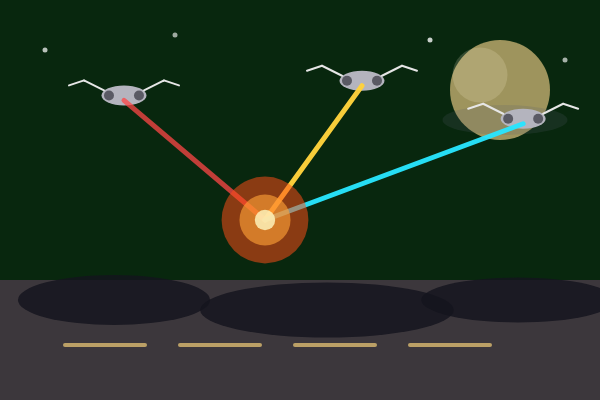
Frame 1 (no input)
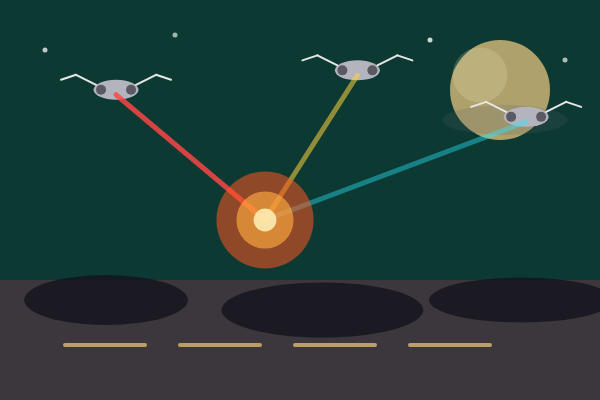
Frame 60 (no input)
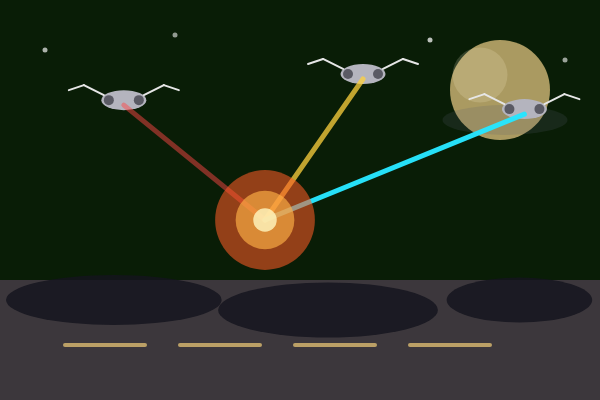
Frame 120 (the mouse pressed at the canvas centre since frame 60)

The p5.js sketch that drew these frames (run headless with seeded random() and noise() and a simulated clock; from frame 60 on, the mouse is pressed at the canvas centre):

// p5.js sketch
// ── sketch.js
function setup() {
  createCanvas(600, 400);
  frameRate(30);
}
function draw() {
  colorMode(HSB, 360, 100, 100, 255);
  let skyHue = 130 + sin(frameCount * 0.03) * 40;
  let skyBright = 15 + sin(frameCount * 0.03) * 8;
  background(skyHue, 80, skyBright);
  colorMode(RGB, 255);
  noStroke();
  let starAlpha = 180 + sin(frameCount * 0.05) * 40;
  fill(255, 255, 255, starAlpha);
  ellipse(45, 50, 5, 5);
  fill(255, 255, 255, starAlpha * 0.85);
  ellipse(175, 35, 5, 5);
  let sa3 = starAlpha * 1.1; if (sa3 > 255) sa3 = 255;
  fill(255, 255, 255, sa3);
  ellipse(430, 40, 5, 5);
  fill(255, 255, 255, starAlpha * 0.9);
  ellipse(565, 60, 5, 5);
  let moonBright = 190 + sin(frameCount * 0.02) * 20;
  noStroke();
  fill(210, 185, 120, moonBright);
  ellipse(500, 90, 100, 100);
  fill(255, 240, 210, 45);
  ellipse(480, 75, 55, 55);
  fill(90, 95, 110, 50);
  ellipse(505, 120, 125, 30);
  fill(60, 55, 60);
  rect(0, 280, 600, 120);
  stroke(240, 205, 120, 180);
  strokeWeight(4);
  line(65, 345, 145, 345);
  line(180, 345, 260, 345);
  line(295, 345, 375, 345);
  line(410, 345, 490, 345);
  let h1 = sin(frameCount * 0.07) * 6;
  let h2 = sin(frameCount * 0.07 + 1.2) * 6;
  let h3 = sin(frameCount * 0.07 + 2.4) * 6;
  let w1 = cos(frameCount * 0.05) * 4;
  let w2 = cos(frameCount * 0.05 + 1.0) * 4;
  let w3 = cos(frameCount * 0.05 + 2.0) * 4;
  noStroke();
  fill(20, 20, 30, 210);
  ellipse(110 + w1, 300, map(h1, -6, 6, 160, 220), 50);
  ellipse(325 + w2, 310, map(h2, -6, 6, 195, 255), 55);
  ellipse(520 + w3, 300, map(h3, -6, 6, 145, 205), 45);
  noStroke(); fill(180, 180, 190);
  ellipse(120 + w1, 95 + h1, 45, 20);
  fill(90, 90, 100);
  ellipse(105 + w1, 95 + h1, 10, 10);
  ellipse(135 + w1, 95 + h1, 10, 10);
  stroke(230); strokeWeight(2);
  line(100+w1, 90+h1, 80+w1,  80+h1); line(140+w1, 90+h1, 160+w1, 80+h1);
  line(80+w1,  80+h1, 65+w1,  85+h1); line(160+w1, 80+h1, 175+w1, 85+h1);
  noStroke(); fill(180, 180, 190);
  ellipse(360 + w2, 75 + h2, 45, 20);
  fill(90, 90, 100);
  ellipse(345+w2, 75+h2, 10, 10); ellipse(375+w2, 75+h2, 10, 10);
  stroke(230);
  line(340+w2, 70+h2, 320+w2, 60+h2); line(380+w2, 70+h2, 400+w2, 60+h2);
  line(320+w2, 60+h2, 305+w2, 65+h2); line(400+w2, 60+h2, 415+w2, 65+h2);
  noStroke(); fill(180, 180, 190);
  ellipse(525 + w3, 115 + h3, 45, 20);
  fill(90, 90, 100);
  ellipse(510+w3, 115+h3, 10, 10); ellipse(540+w3, 115+h3, 10, 10);
  stroke(230);
  line(505+w3, 110+h3, 485+w3, 100+h3); line(545+w3, 110+h3, 565+w3, 100+h3);
  line(485+w3, 100+h3, 470+w3, 105+h3); line(565+w3, 100+h3, 580+w3, 105+h3);
  strokeWeight(5);
  stroke(255, 70, 70, 180 + sin(frameCount * 0.15) * 75);
  line(120+w1, 100+h1, 265, 220);
  stroke(255, 210, 60, 180 + sin(frameCount * 0.15 + 1.0) * 75);
  line(360+w2, 80+h2, 265, 220);
  stroke(40, 230, 255, 180 + sin(frameCount * 0.15 + 2.0) * 75);
  line(525+w3, 120+h3, 265, 220);
  let expScale = 1.0 + sin(frameCount * 0.12) * 0.18;
  let c1 = lerpColor(color(255, 100, 50, 150), color(255, 60, 0, 120), (sin(frameCount * 0.1)+1)/2);
  let c2 = lerpColor(color(255, 190, 85, 170), color(255, 140, 30, 150), (sin(frameCount * 0.1)+1)/2);
  noStroke();
  fill(c1); ellipse(265, 220, 85 * expScale, 85 * expScale);
  fill(c2); ellipse(265, 220, 50 * expScale, 50 * expScale);
  fill(255, 245, 190, 210); ellipse(265, 220, 20 * expScale, 20 * expScale);
}

// ── style.css
* { margin: 0; padding: 0; }
body { overflow: hidden; background: #000; }
canvas { display: block; }
